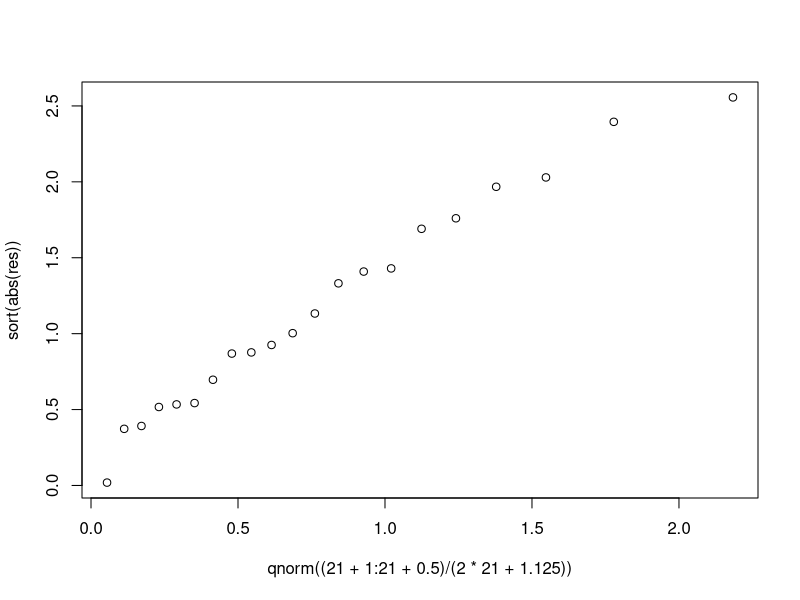

The R source for this figure:
## ---- chunk 1
knitr::opts_chunk$set(echo = TRUE, warning = FALSE)
library(fastDummies)
## ---- chunk 2
# input observations
case = c(1, 4, 25, 42, 19, 5, 0, 5, 21, 34, 36, 8)
control = c(9, 26, 29, 27, 18, 0, 106, 164, 138, 139, 88, 31)
age = rep(c(25, 35, 45, 55, 65, 75), 2)
exposure = c(rep(1, 6), rep(0, 6))
pros_model = glm(cbind(case, control)~exposure + age, family = binomial(link = "logit"))
summary(pros_model)

## ---- chunk 3
# turn the age into dummy variables 
dummy_age = dummy_cols(age)[-1]
colnames(dummy_age) = LETTERS[1:6]
# fit the model with only age
model_1 = glm(cbind(case, control)~data.matrix(dummy_age), family = binomial(link = "logit"))
summary(model_1)
# fit the model with exposure added
model_2 = glm(cbind(case, control)~data.matrix(dummy_age) + exposure, family = binomial(link = "logit"))
summary(model_2)
sum(residuals(model_2, type = "pearson")^2)
anova(model_1, model_2)
# get the p value
1-pchisq(79.522, 1)
## ---- chunk 4
# number of seed that germinates
y = c(10, 23, 23, 26, 17, 5, 53, 55, 32, 46, 10, 8, 10, 8, 23, 0, 3, 22, 15, 32, 3)
# total number of seed
m = c(39, 62, 81, 51, 39, 6, 74, 72, 51, 79, 13, 16, 30, 28, 45, 4, 12, 41, 30, 51, 7)
# set O.a75 as 1
seed = c(rep(1, 11), rep(0, 10))
# set bean as 1
root = c(rep(1, 5), rep(0, 6), rep(1, 5), rep(0, 5))

# fit model without dispersion
model_3 = glm(cbind(y, m-y)~seed + root, family = binomial(link = "logit"))
summary(model_3)
# check model fit with chisq
1-pchisq(39.686, 18)
# get person statistic G
sum(residuals(model_3, type = "pearson")^2)
# get dispersion factor from pearson G
sum(residuals(model_3, type = "pearson")^2)/18
# get dispersion factor from residual deviance 
39.686/18
# half normal plot to check over-dispersion
res = residuals(model_3, type = "pearson")
plot(qnorm((21 + 1:21 + 0.5)/(2*21 + 1.125)), sort(abs(res)))
# fit model with constant dispersion factor
summary(model_3, dispersion = 2.128)
# check model fit with chisq
1-pchisq(39.686/2.128, 18)
